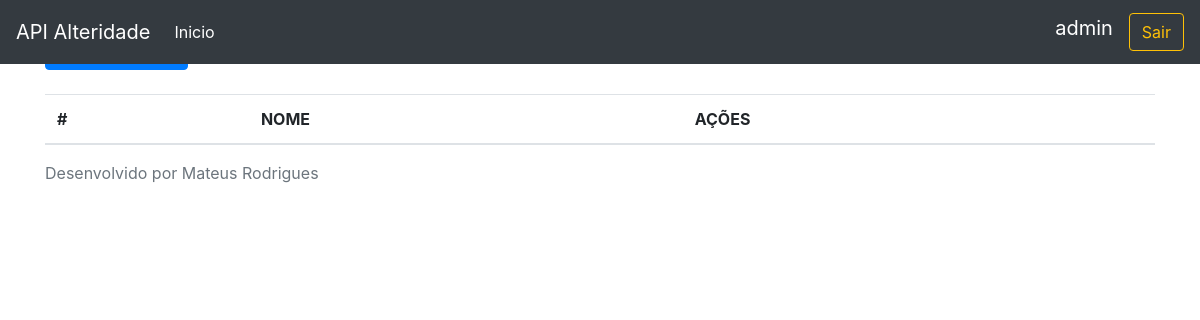
The page /categoria/ (signed in) on the database as committed earlier.
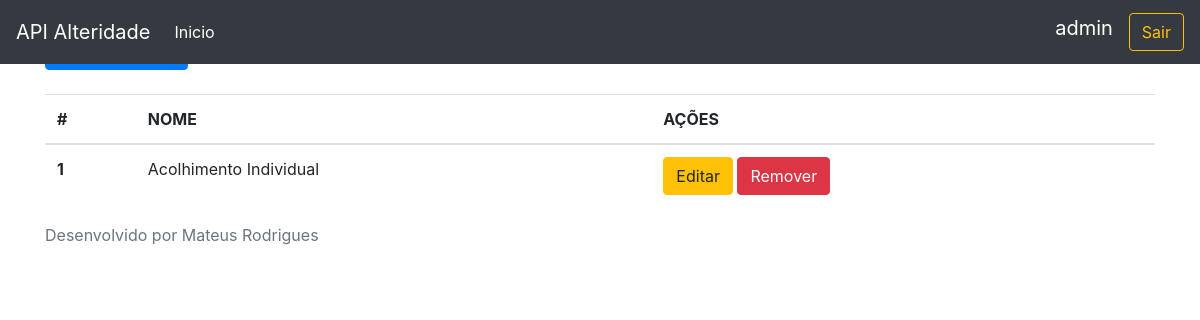
The same page on the database as committed later.
### alteridade/models.py (models this page shows, shortened)
class Categoria(models.Model):
    nome = models.CharField(max_length=120)
    descricao = models.CharField(max_length=120)

### alteridade/views.py (the view)
# urls.py: path('categoria/',listaCategoria,name='lista_categoria'),
@login_required
def listaCategoria(request):
    categorias= Categoria.objects.all()
    return render(request,'listaCategoria.html',context={'categorias':categorias})

### alteridade/templates/listaCategoria.html
{% extends 'base.html' %}
{% block conteudo %}
<mat-card>
    <mat-card-header><h5 class="text-center">Lista de Categorias</h5></mat-card-header>
</mat-card>
<a class="btn btn-primary" role='button' href='/categoria/add'>Nova Categoria</a>
    <br />
    <br />
    <table class="table">
        <thead>
            <tr>
                <th scope="col">#</th>
                <th scope="col">NOME</th>
                <th scope="col">AÇÕES</th>
            </tr>
        </thead>
        <tbody>
            {% for c in categorias %}
                <tr>
                    <th scope="row">{{ c.pk }}</th>
                    <td>{{ c.nome }}</td>
                    <td>
                        <a href="/categoria/editar/{{c.pk}}" class="btn btn-warning" >Editar</a>
                        <a href="/categoria/excluir/{{c.pk}}" class="btn btn-danger" >Remover</a>
                    </td>
                </tr>
            {% endfor %}
        </tbody>
    </table>
{% endblock %}

Rows that differ between the two databases and show on the page:
added Categoria: pk "1", nome "Acolhimento Individual"
